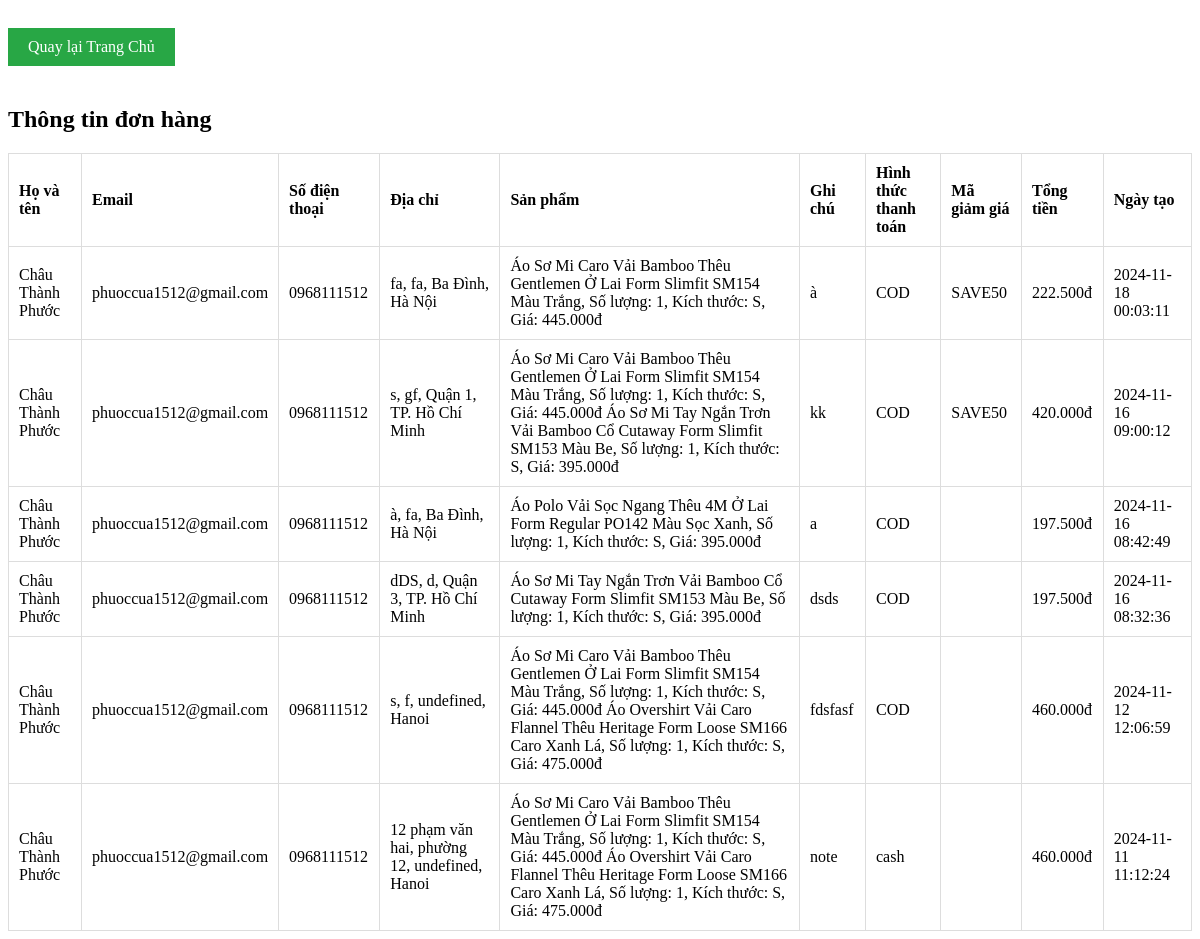
Page /donhang.php (signed in) on the committed database.
### tables this page shows
CREATE TABLE `order_info` (
  `order_id` int(11) NOT NULL,
  `fullname` varchar(100) NOT NULL,
  `email` varchar(100) DEFAULT NULL,
  `phone_number` varchar(12) NOT NULL,
  `address` text NOT NULL,
  `products` text NOT NULL,
  `notes` text DEFAULT NULL,
  `payment_method` enum('COD','cash') NOT NULL,
  `discount_code` varchar(50) DEFAULT NULL,
  `total_amount` int(11) NOT NULL,
  `created_at` timestamp NOT NULL DEFAULT current_timestamp(),
  `iduser` int(11) DEFAULT NULL
);

### donhang.php (the view, shortened to what this page needs)
<?php
$conn = connect_database();
$iduser = $_SESSION['user_id'];
$sql_select = "SELECT * FROM order_info WHERE iduser = '$iduser' ORDER BY created_at DESC";
$result = $conn->query($sql_select);
?>
<!DOCTYPE html>
<html lang="vi">
<head>
</head>
<body>
    <a href="index.php" class="back-button">Quay lại Trang Chủ</a>
    <h2>Thông tin đơn hàng</h2>
    <table>
        <thead>
            <tr>
                <th>Họ và tên</th>
                <th>Email</th>
                <th>Số điện thoại</th>
                <th>Địa chỉ</th>
                <th>Sản phẩm</th>
                <th>Ghi chú</th>
                <th>Hình thức thanh toán</th>
                <th>Mã giảm giá</th>
                <th>Tổng tiền</th>
                <th>Ngày tạo</th>
            </tr>
        </thead>
        <tbody>
            <?php
            if ($result->num_rows > 0) {
                while ($row = $result->fetch_assoc()) {
                    echo "<tr>
                        <td>" . $row['fullname'] . "</td>
                        <td>" . $row['email'] . "</td>
                        <td>" . $row['phone_number'] . "</td>
                        <td>" . $row['address'] . "</td>
                        <td>" . $row['products'] . "</td>
                        <td>" . $row['notes'] . "</td>
                        <td>" . $row['payment_method'] . "</td>
                        <td>" . $row['discount_code'] . "</td>
                        <td>" . number_format($row['total_amount'], 0, ',', '.') . "đ</td>
                        <td>" . $row['created_at'] . "</td>
                    </tr>";
                }
            } else {
                echo "<tr><td colspan='11'>Không có đơn hàng nào.</td></tr>";
            }
            ?>
        </tbody>
    </table>
</body>
</html>

### donhang.php (style rules this page uses)
.back-button { padding: 10px 20px; background-color: #28a745; color: white; text-decoration: none; border: none; cursor: pointer; display: inline-block; margin: 20px 0; }
table { width: 100%; border-collapse: collapse; margin-top: 20px; }
table, th, td { border: 1px solid #ddd; }
th, td { padding: 10px; text-align: left; }

### rows in the picture
order_info: fullname "Châu Thành Phước", email "phuoccua1512@gmail.com", phone_number "0968111512", address "fa, fa, Ba Đình, Hà Nội", products "Áo Sơ Mi Caro Vải Bamboo Thêu Gentlemen Ở Lai Form Slimfit SM154 Màu Trắng, Số lượng: 1, Kích thước: S, Giá: 445.000đ", notes "à", payment_method "COD", discount_code "SAVE50", total_amount "222.500", created_at "2024-11-18 00:03:11"
order_info: fullname "Châu Thành Phước", email "phuoccua1512@gmail.com", phone_number "0968111512", address "s, gf, Quận 1, TP. Hồ Chí Minh", products "Áo Sơ Mi Caro Vải Bamboo Thêu Gentlemen Ở Lai Form Slimfit SM154 Màu Trắng, Số lượng: 1, Kích thước: S, Giá: 445.000đ Áo Sơ Mi Tay Ngắn Trơn Vải Bamboo Cổ Cutaway Form Slimfit SM153 Màu Be, Số lượng: 1, Kích thước: S, Giá: 395.000đ", notes "kk", payment_method "COD", discount_code "SAVE50", total_amount "420.000", created_at "2024-11-16 09:00:12"
order_info: fullname "Châu Thành Phước", email "phuoccua1512@gmail.com", phone_number "0968111512", address "à, fa, Ba Đình, Hà Nội", products "Áo Polo Vải Sọc Ngang Thêu 4M Ở Lai Form Regular PO142 Màu Sọc Xanh, Số lượng: 1, Kích thước: S, Giá: 395.000đ", notes "a", payment_method "COD", total_amount "197.500", created_at "2024-11-16 08:42:49"
order_info: fullname "Châu Thành Phước", email "phuoccua1512@gmail.com", phone_number "0968111512", address "dDS, d, Quận 3, TP. Hồ Chí Minh", products "Áo Sơ Mi Tay Ngắn Trơn Vải Bamboo Cổ Cutaway Form Slimfit SM153 Màu Be, Số lượng: 1, Kích thước: S, Giá: 395.000đ", notes "dsds", payment_method "COD", total_amount "197.500", created_at "2024-11-16 08:32:36"
order_info: fullname "Châu Thành Phước", email "phuoccua1512@gmail.com", phone_number "0968111512", address "s, f, undefined, Hanoi", products "Áo Sơ Mi Caro Vải Bamboo Thêu Gentlemen Ở Lai Form Slimfit SM154 Màu Trắng, Số lượng: 1, Kích thước: S, Giá: 445.000đ Áo Overshirt Vải Caro Flannel Thêu Heritage Form Loose SM166 Caro Xanh Lá, Số lượng: 1, Kích thước: S, Giá: 475.000đ", notes "fdsfasf", payment_method "COD", total_amount "460.000", created_at "2024-11-12 12:06:59"
order_info: fullname "Châu Thành Phước", email "phuoccua1512@gmail.com", phone_number "0968111512", address "12 phạm văn hai, phường 12, undefined, Hanoi", products "Áo Sơ Mi Caro Vải Bamboo Thêu Gentlemen Ở Lai Form Slimfit SM154 Màu Trắng, Số lượng: 1, Kích thước: S, Giá: 445.000đ Áo Overshirt Vải Caro Flannel Thêu Heritage Form Loose SM166 Caro Xanh Lá, Số lượng: 1, Kích thước: S, Giá: 475.000đ", notes "note", payment_method "cash", total_amount "460.000", created_at "2024-11-11 11:12:24"
